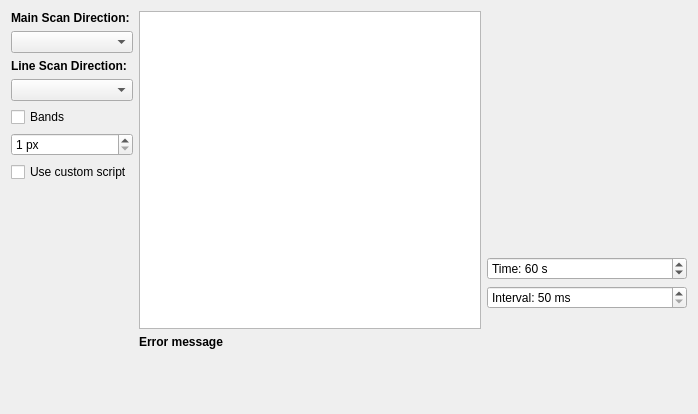
<?xml version="1.0" encoding="UTF-8"?>
<ui version="4.0">
 <class>SetupTabPrepareScanning</class>
 <widget class="QWidget" name="SetupTabPrepareScanning">
  <property name="geometry">
   <rect>
    <x>0</x>
    <y>0</y>
    <width>698</width>
    <height>414</height>
   </rect>
  </property>
  <property name="windowTitle">
   <string>Scanning</string>
  </property>
  <layout class="QVBoxLayout" name="verticalLayout_4">
   <item>
    <layout class="QHBoxLayout" name="horizontalLayout">
     <item>
      <layout class="QVBoxLayout" name="verticalLayout">
       <item>
        <widget class="QLabel" name="label_11">
         <property name="font">
          <font>
           <weight>75</weight>
           <bold>true</bold>
          </font>
         </property>
         <property name="text">
          <string>Main Scan Direction:</string>
         </property>
        </widget>
       </item>
       <item>
        <widget class="QComboBox" name="comboBoxScanMain">
         <property name="sizePolicy">
          <sizepolicy hsizetype="Preferred" vsizetype="Fixed">
           <horstretch>0</horstretch>
           <verstretch>0</verstretch>
          </sizepolicy>
         </property>
        </widget>
       </item>
       <item>
        <widget class="QLabel" name="label">
         <property name="font">
          <font>
           <weight>75</weight>
           <bold>true</bold>
          </font>
         </property>
         <property name="text">
          <string>Line Scan Direction:</string>
         </property>
        </widget>
       </item>
       <item>
        <widget class="QComboBox" name="comboBoxScanSub"/>
       </item>
       <item>
        <widget class="QCheckBox" name="checkBoxBands">
         <property name="text">
          <string>Bands</string>
         </property>
        </widget>
       </item>
       <item>
        <widget class="QSpinBox" name="spinBoxBandWidth">
         <property name="toolTip">
          <string>Band Width</string>
         </property>
         <property name="suffix">
          <string notr="true"> px</string>
         </property>
         <property name="minimum">
          <number>1</number>
         </property>
         <property name="maximum">
          <number>1048576</number>
         </property>
        </widget>
       </item>
       <item>
        <widget class="QCheckBox" name="checkBoxUseCustomScript">
         <property name="text">
          <string>Use custom script</string>
         </property>
        </widget>
       </item>
       <item>
        <spacer name="verticalSpacer_4">
         <property name="orientation">
          <enum>Qt::Vertical</enum>
         </property>
         <property name="sizeHint" stdset="0">
          <size>
           <width>20</width>
           <height>40</height>
          </size>
         </property>
        </spacer>
       </item>
      </layout>
     </item>
     <item>
      <layout class="QVBoxLayout" name="verticalLayout_2">
       <item>
        <widget class="QPlainTextEdit" name="plainTextEditCustomScript"/>
       </item>
       <item>
        <widget class="QLabel" name="labelErrorMessage">
         <property name="font">
          <font>
           <weight>75</weight>
           <bold>true</bold>
          </font>
         </property>
         <property name="text">
          <string notr="true">Error message</string>
         </property>
         <property name="wordWrap">
          <bool>true</bool>
         </property>
         <property name="textInteractionFlags">
          <set>Qt::TextSelectableByKeyboard|Qt::TextSelectableByMouse</set>
         </property>
        </widget>
       </item>
      </layout>
     </item>
     <item>
      <layout class="QVBoxLayout" name="verticalLayout_3">
       <item>
        <spacer name="verticalSpacer_2">
         <property name="orientation">
          <enum>Qt::Vertical</enum>
         </property>
         <property name="sizeHint" stdset="0">
          <size>
           <width>20</width>
           <height>40</height>
          </size>
         </property>
        </spacer>
       </item>
       <item>
        <widget class="QLabel" name="labelScanPreview">
         <property name="sizePolicy">
          <sizepolicy hsizetype="Fixed" vsizetype="Fixed">
           <horstretch>0</horstretch>
           <verstretch>0</verstretch>
          </sizepolicy>
         </property>
         <property name="minimumSize">
          <size>
           <width>200</width>
           <height>200</height>
          </size>
         </property>
         <property name="text">
          <string notr="true"/>
         </property>
        </widget>
       </item>
       <item>
        <widget class="QSpinBox" name="spinBoxAnimationTime">
         <property name="suffix">
          <string> s</string>
         </property>
         <property name="prefix">
          <string>Time: </string>
         </property>
         <property name="minimum">
          <number>10</number>
         </property>
         <property name="maximum">
          <number>3600</number>
         </property>
         <property name="value">
          <number>60</number>
         </property>
        </widget>
       </item>
       <item>
        <widget class="QSpinBox" name="spinBoxAnimationInterval">
         <property name="suffix">
          <string> ms</string>
         </property>
         <property name="prefix">
          <string>Interval: </string>
         </property>
         <property name="minimum">
          <number>50</number>
         </property>
         <property name="maximum">
          <number>2000</number>
         </property>
        </widget>
       </item>
       <item>
        <spacer name="verticalSpacer_3">
         <property name="orientation">
          <enum>Qt::Vertical</enum>
         </property>
         <property name="sizeHint" stdset="0">
          <size>
           <width>20</width>
           <height>40</height>
          </size>
         </property>
        </spacer>
       </item>
      </layout>
     </item>
    </layout>
   </item>
   <item>
    <spacer name="verticalSpacer">
     <property name="orientation">
      <enum>Qt::Vertical</enum>
     </property>
     <property name="sizeHint" stdset="0">
      <size>
       <width>20</width>
       <height>33</height>
      </size>
     </property>
    </spacer>
   </item>
  </layout>
 </widget>
 <resources/>
 <connections/>
</ui>
